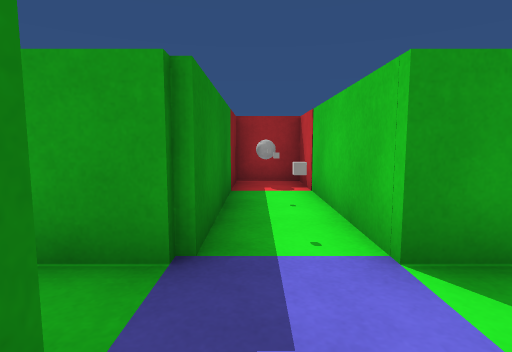
view 1 (above)

17 first-person views from a walk through a scene from a Unity 3-D project. The camera is 0.52 m above the floor, tilts 6° down and sees 80° across. The floor is counted in squares, 0.5 m on a side. Each view is taken from the middle of a square. On the plan, view 1 faces up. The plan holds only what a view shows up to about 12 squares ahead; the rest is blank. Surface patterns are stand-ins for the level's own textures.

view 2
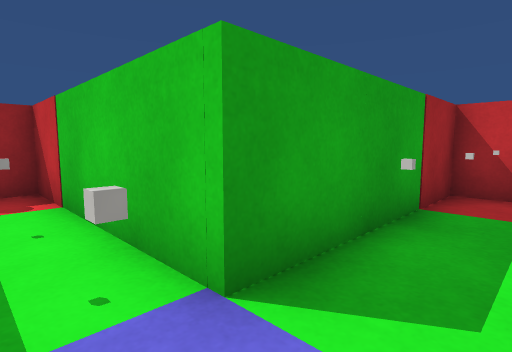

view 3
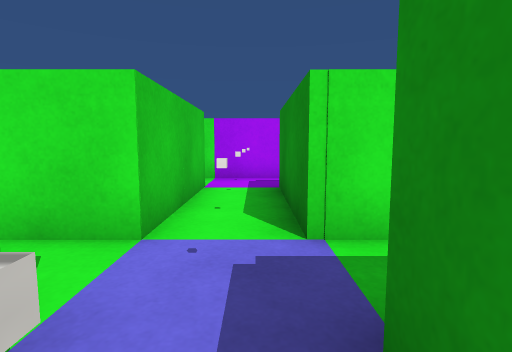

view 4
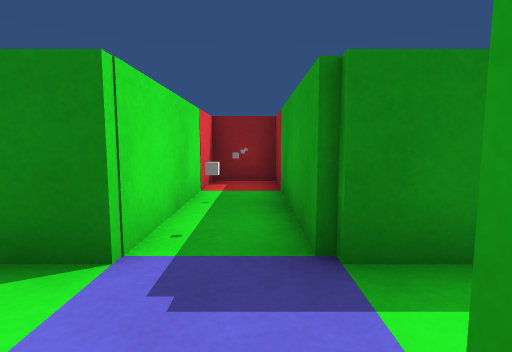

view 5
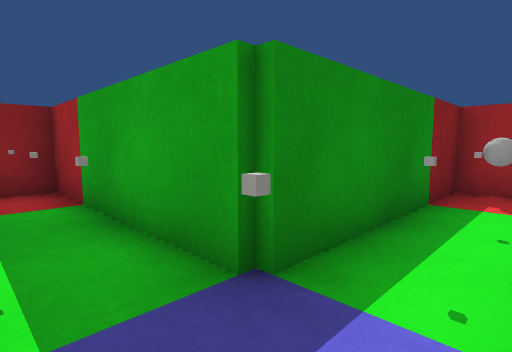

view 6
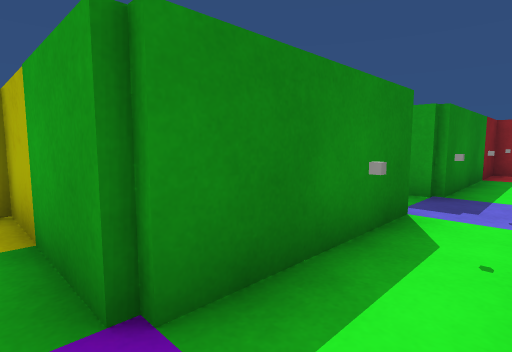

view 7
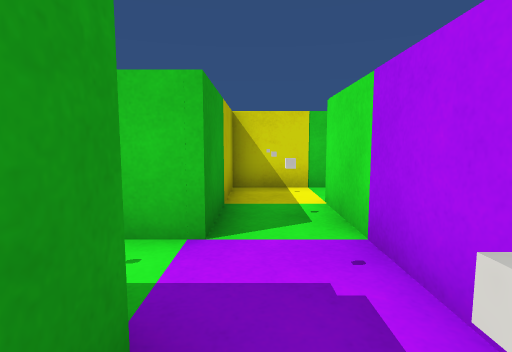

view 8
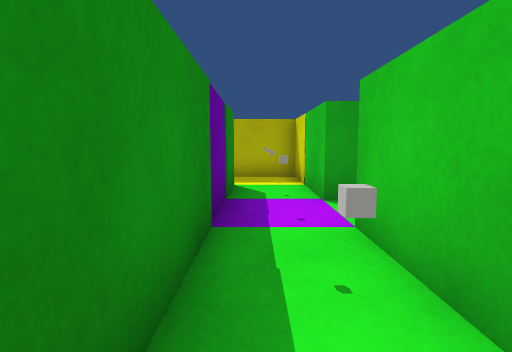

view 9
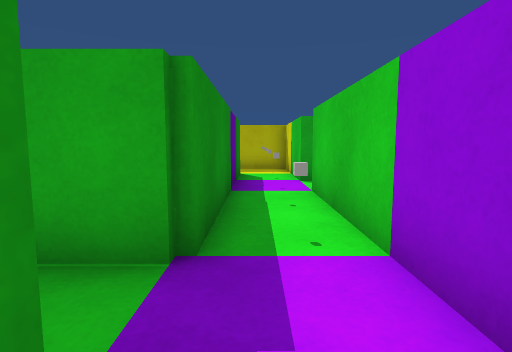

view 10
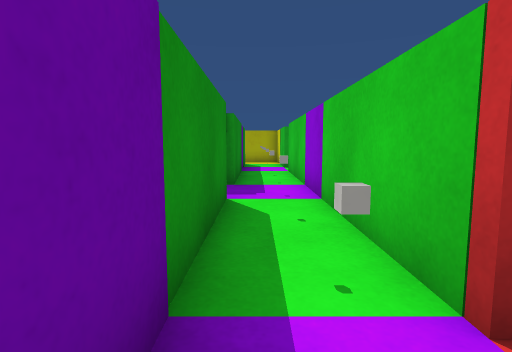

view 11
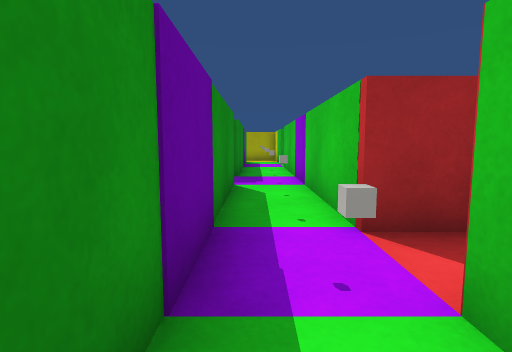

view 12
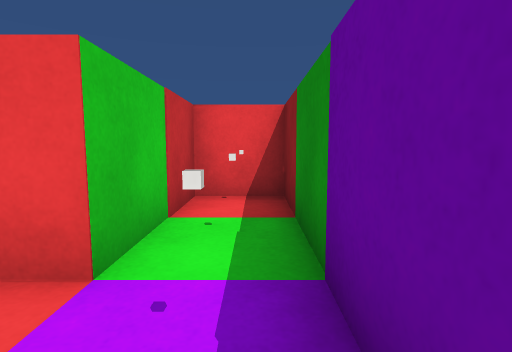

view 13
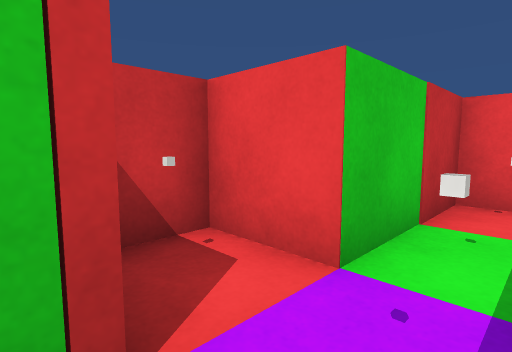

view 14
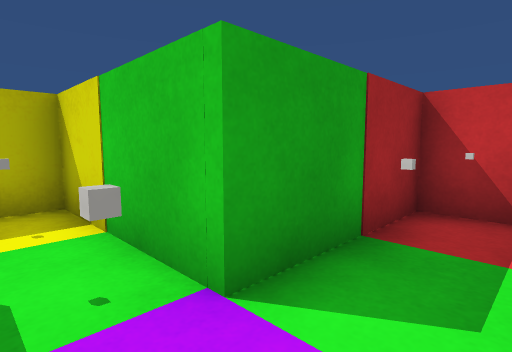

view 15
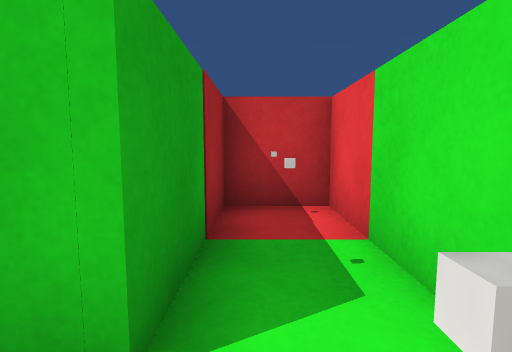

view 16
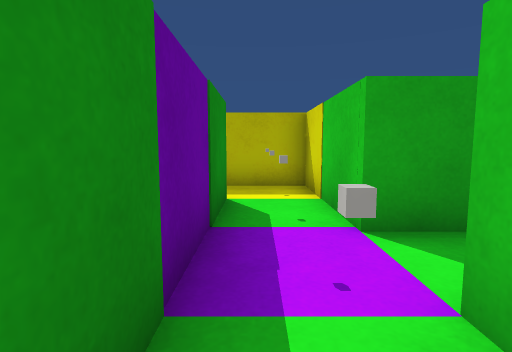

view 17
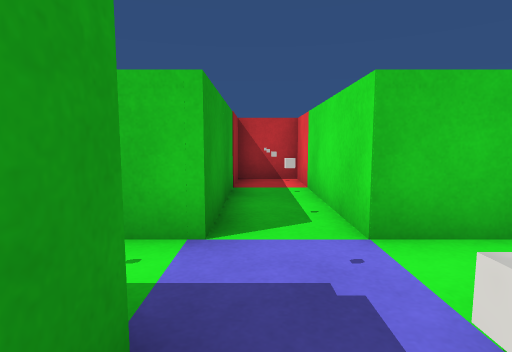

### Floor plan
Ten units are one square. View 1 is at (0, 0); x grows to the right and y downward. Boxes are objects, and circles mark ways between rooms. Rooms are numbered by the first view taken in them; rooms with no view inside come last. Other rooms are left out.
<svg viewBox="-71 -91 167 347">
<path fill="none" stroke="#000" d="M12 34 12 -8M-8 52 4 52M-6 -8 -6 34 -26 34M12 -8 71 -8 71 -26 12 -26 12 -86 -6 -86 -6 -26 -66 -26 -66 -8 -6 -8M4 52 34 52M52 44 52 34 12 34M52 146 52 92M34 94 34 134 20 134M66 195 52 195 52 146M34 152 34 251 52 251 52 212 71 212 71 201M52 92 91 92 91 74 52 74 52 44M34 52 34 94"/>
<rect x="-5" y="-85" width="10" height="10" fill="#bbb"><title>ball</title></rect>
<circle cx="0" cy="0" r="3" fill="#2a7"/>
<circle cx="10" cy="40" r="3" fill="#2a7"/>
<circle cx="40" cy="50" r="3" fill="#2a7"/>
<circle cx="40" cy="150" r="3" fill="#2a7"/>
<circle cx="40" cy="100" r="3" fill="#2a7"/>
<text x="0" y="30">1</text>
<text x="0" y="-30">2</text>
<text x="20" y="40">3</text>
<text x="40" y="130">4</text>
<text x="40" y="200">5</text>
<text x="50" y="80">6</text>
</svg>
Room 1 opens to room 2. Room 1 opens to room 3. Room 3 opens to room 6. Room 4 opens to room 5. Room 4 opens to room 6.

Where each view was taken, in squares from view 1:
view 1: 0 up, 0 right, facing up
view 2: 1 up, 0 right, facing up-right
view 3: 4 up, 0 right, facing down
view 4: 2 up, 2 right, facing left
view 5: 1 up, 1 right, facing up-left
view 6: 4 down, 1 right, facing up-left
view 7: 4 down, 2 left, facing right
view 8: 13 down, 4 right, facing up
view 9: 16 down, 4 right, facing up
view 10: 21 down, 4 right, facing up
view 11: 23 down, 4 right, facing up
view 12: 19 down, 4 right, facing down
view 13: 19 down, 4 right, facing down-right
view 14: 9 down, 4 right, facing up-right
view 15: 8 down, 4 right, facing right
view 16: 11 down, 4 right, facing up
view 17: 2 up, 2 left, facing right
